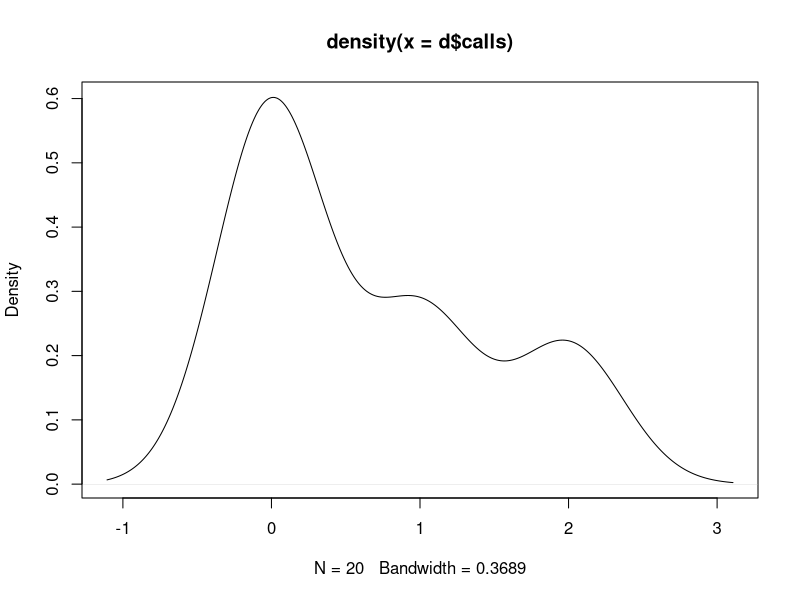
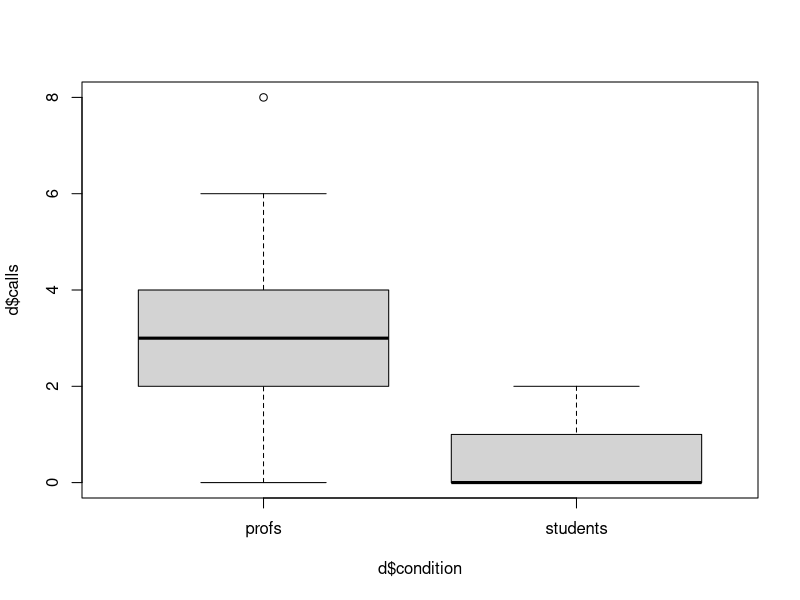
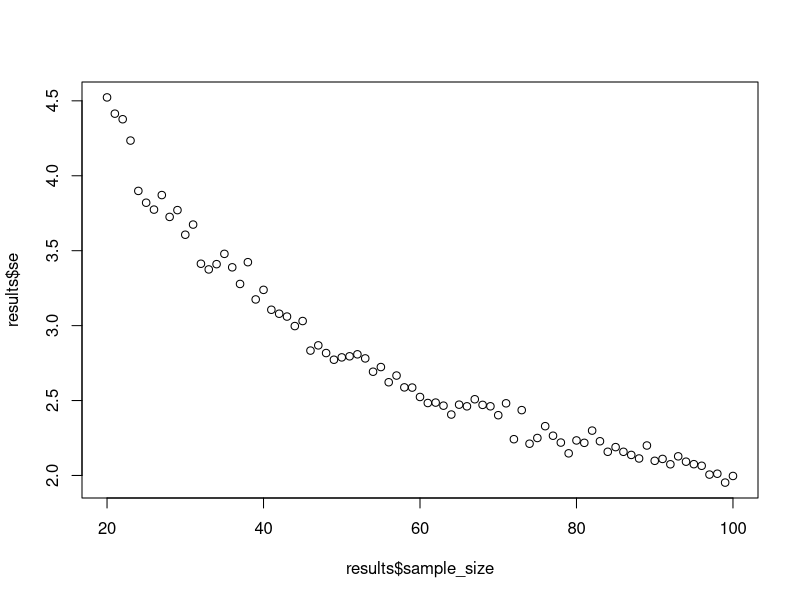
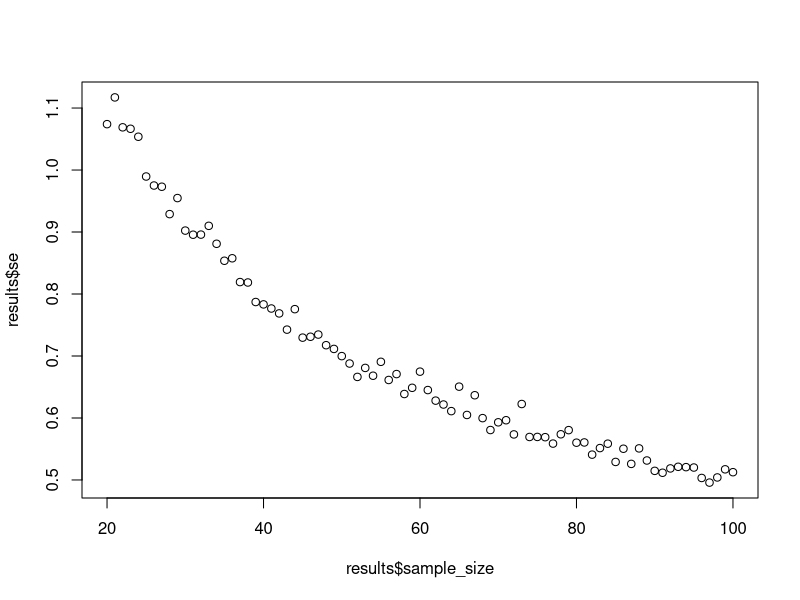
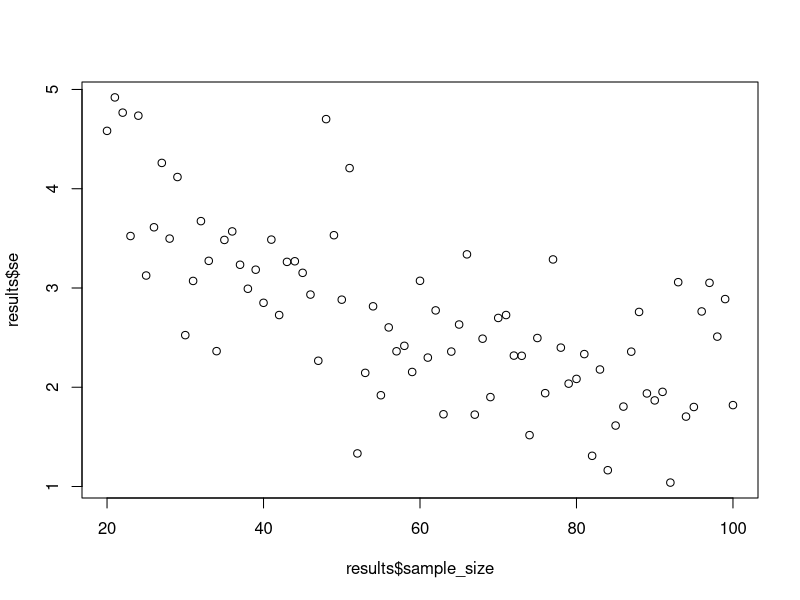
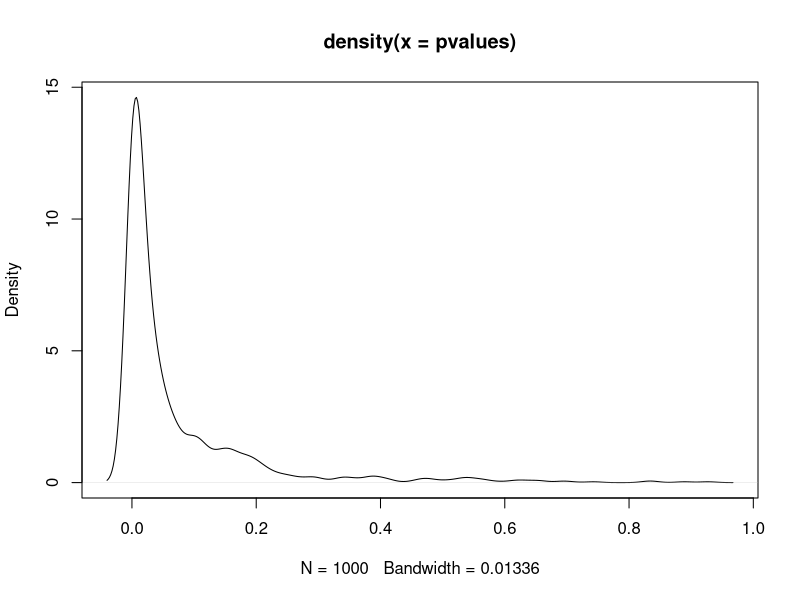
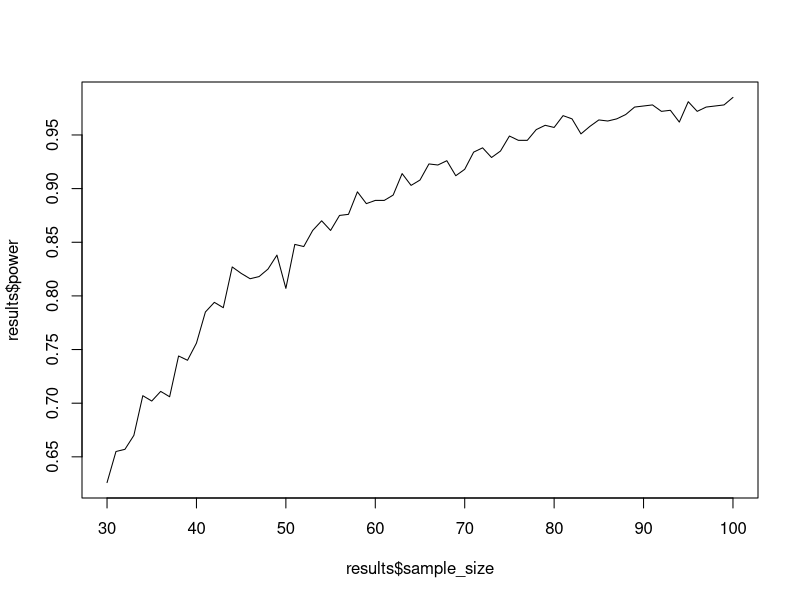
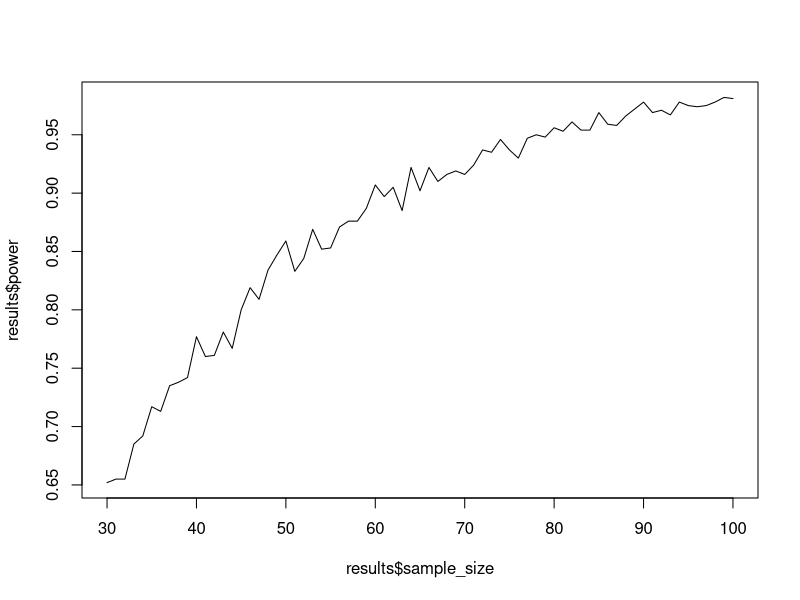

Here is the R script that generated these plots, in order:
## ---- chunk 1
groups <- letters[1:3]
my_sample <- sample(groups, 10, TRUE)
d <- data.frame(condition = as.factor(my_sample))
## ---- chunk 2
set.seed(1)
groups <- letters[1:3]
my_sample <- 
  sample(
    groups,
    100,
    TRUE,
    prob = c(0.7, 0.2, 0.1)
  )
sum(my_sample==groups[1])
## ---- chunk 3
set.seed(1)
sample(0:1, 10, replace = TRUE, prob = c(0.4, 0.6))

set.seed(1)
rbinom(10, 1, 0.6)
## ---- chunk 4
sample(letters, length(letters))
## ---- chunk 5
probs <- rep(1/length(letters), length(letters))
sample(letters, prob = probs)
## ---- chunk 6
groups <- letters[1:3]
participants <- length(groups) * 3
trials <- 5

d <- 
  data.frame(
    id = rep(1:participants, each = trials),
    condition = rep(groups, each = trials, times = 3),
    trial = rep(1:trials, times = participants)
  )

d
## ---- chunk 7
groups <- c("control", "treatment")
n <- 20
flips <- 10
fair <- 0.5
unfair <- 0.7
probs <- rep(c(fair, unfair), each = n/2)


d <- 
  data.frame(
    id = 1:20,
    condition = rep(groups, each = n/2),
    heads = rbinom(n, flips, prob = probs)
  )

aggregate(d$heads, by = list(d$condition), mean)
## ---- chunk 8
n <- 100
age <- runif(n, 20, 40)
grumpiness <- age*0.5 + rnorm(n, 100, 10)
cor(age, grumpiness)
## ---- chunk 9
n <- 20

d <- data.frame(
  id = 1:n,
  calls = rpois(n, 0.5)
)

plot(density(d$calls)) 
## ---- chunk 10
d <- rbind(
  d,
    data.frame(
    id = n+1:2*n,
    calls = rpois(n, 3)
  )
)

d$condition <- 
  rep(c("students", "profs"), each = 20)

t.test(d$calls ~ d$condition)

boxplot(d$calls ~ d$condition)
## ---- chunk 11
means <- c(100, 105, 107, 109)
sds <- c(9, 12, 10, 17)
n <- 20

d <- 
  data.frame(
    group = rep(c(letters[1:4]), times = n),
    score = rnorm(n*4, means, sds)
  )
## ---- chunk 12
replicate(5, sample(letters, 10))
## ---- chunk 13
replicate(5, rnorm(10, 10, 2))

for (i in 1:5) {
  print(rnorm(10, 10, 2))
}
## ---- chunk 14
n <- 50
mu <- 168
sd <- 20
se <- sd / sqrt(n)
means <- NULL 
draws <- 1e5

for (i in 1:draws) {
  means[i] <- mean(rnorm(n, mu, sd))
}

cat("The real SE is:", round(se, digits = 2), ". The simulated SE is:", round(sd(means), digits = 2), ".")

# with replicate
means <- 
  replicate(
    draws,
    rnorm(n, mu, sd)
  )

sd(colMeans(means))
## ---- chunk 15
mu <- 168
sd <- 20
draws <- 1e3
min_sample <- 20
max_sample <- 100

results <- 
  data.frame(
    sample_size = NULL,
    se = NULL
  )

for (i in min_sample:max_sample) {
  
  sample_means <- NULL
  
  for (j in 1:draws) {
    sample_means[j] <- mean(rnorm(i, mu, sd))
  }
  
  se <- sd(sample_means)
  
  results <- rbind(
    results,
    data.frame(
      sample_size = i,
      se = se
    )
  )
}

plot(results$sample_size, results$se)
## ---- chunk 16
sample_against_se <- 
  function(
    mu = 168,
    sd = 20,
    draws = 1e3,
    min_sample = 20,
    max_sample = 100
  ) {
    results <- 
      data.frame(
        sample_size = NULL,
        se = NULL
      )
    
    for (i in min_sample:max_sample) {
      
      sample_means <- NULL
      
      for (j in 1:draws) {
        sample_means[j] <- mean(rnorm(i, mu, sd))
      }
      
      se <- sd(sample_means)
      
      results <- rbind(
        results,
        data.frame(
          sample_size = i,
          se = se
        )
      )
    }
    
    return(plot(results$sample_size, results$se))
  }
## ---- chunk 17
sample_against_se(sd = 5)
sample_against_se(draws = 10)
## ---- chunk 18
# sample size
n <- 30
h0 <- 173 # test against this null
h1 <- 175.6 # true population  effect
sd <- 7
alpha <- 0.05
draws <- 1e3

pvalues <- NULL

for (i in 1:draws) {
  d <- rnorm(n, h1, sd)
  z <- (mean(d) - h0) / (sd / sqrt(n))
  pvalues[i] <- pnorm(z, lower.tail = FALSE)
}

plot(density(pvalues))
## ---- chunk 19
sum(pvalues < 0.05)/length(pvalues)
## ---- chunk 20
power_function <- 
  function(
    h0 = 173,
    h1 = 175.6,
    sd = 7,
    alpha = 0.05,
    draws = 1e3,
    min_sample = 30,
    max_sample = 100
  ) {
    results <- 
      data.frame(
        sample_size = NULL,
        power = NULL
      )
    
    for (i in min_sample:max_sample) {
      
      pvalues <- NULL
      
      for (j in 1:draws) {
        d <- rnorm(i, h1, sd)
        z <- (mean(d) - h0) / (sd / sqrt(i))
        pvalues[j] <- pnorm(z, lower.tail = FALSE)
      }
      
      results <- rbind(
        results,
        data.frame(
          sample_size = i,
          power = sum(pvalues < 0.05)/length(pvalues)
        )
      )
    }
    
    return(plot(results$sample_size, results$power, type = "l"))
  }

power_function()
## ---- chunk 21
power_function_t <- 
  function(
    h0 = 173,
    h1 = 175.6,
    sd = 7,
    alpha = 0.05,
    draws = 1e3,
    min_sample = 30,
    max_sample = 100
  ) {
    results <- 
      data.frame(
        sample_size = NULL,
        power = NULL
      )
    
    for (i in min_sample:max_sample) {
      
      pvalues <- NULL
      
      for (j in 1:draws) {
        d <- rnorm(i, h1, sd)
        t <- t.test(d, mu = h0,alternative = "greater")
        pvalues[j] <- t$p.value
      }
      
      results <- rbind(
        results,
        data.frame(
          sample_size = i,
          power = sum(pvalues < 0.05)/length(pvalues)
        )
      )
    }
    
    return(plot(results$sample_size, results$power, type = "l"))
  }

power_function()
## ---- chunk 22
power_function_t(h1 = h0+1)
